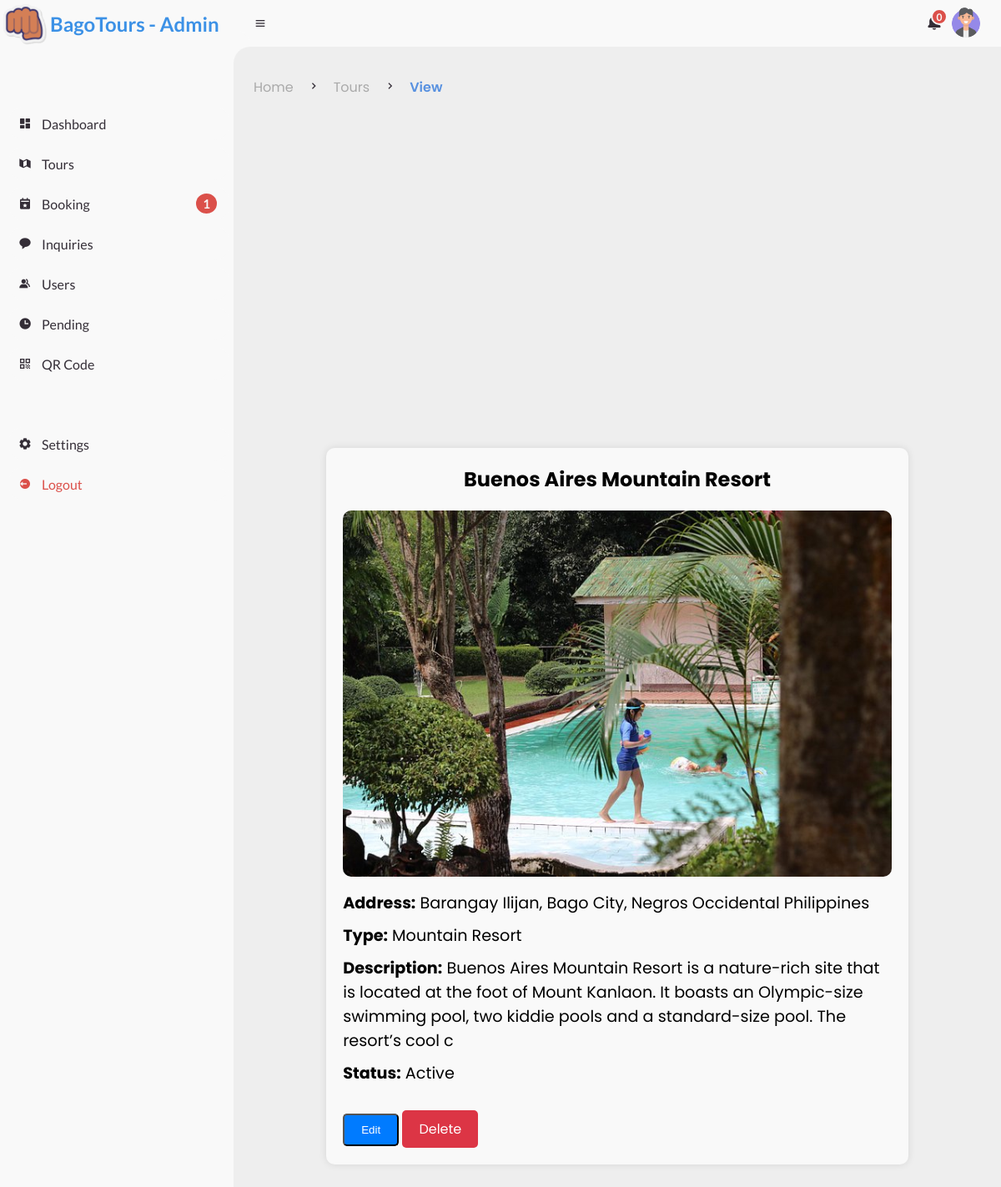
The page /admin/view_tour?id=1 (signed in) on the database its author committed.
### tables this page shows
CREATE TABLE `tours` (
  `id` int(50) NOT NULL,
  `user_id` int(50) NOT NULL,
  `img` varchar(255) NOT NULL,
  `title` varchar(200) NOT NULL,
  `address` varchar(200) NOT NULL,
  `latitude` varchar(50) NOT NULL,
  `longitude` varchar(50) NOT NULL,
  `type` varchar(50) NOT NULL,
  `description` varchar(1000) NOT NULL,
  `status` varchar(50) NOT NULL COMMENT ' 0 = Pending, 1 = Active, 2 = Cancelled, 3 = Inactive.',
  `bookable` tinyint(1) NOT NULL,
  `date_created` datetime NOT NULL DEFAULT current_timestamp(),
  `expiry` date DEFAULT NULL
);

### func/user_func.php (called while the page is built, shortened)
<?php
function getTourById($conn, $id)
{
    $stmt = $conn->prepare("SELECT * FROM tours WHERE id = :id");
    $stmt->bindParam(":id", $id, PDO::PARAM_INT);
    $stmt->execute();
    return $stmt->fetch(PDO::FETCH_ASSOC);
}

### admin/view_tour.php (the view, shortened to what this page needs)
<?php
include '../include/db_conn.php';
include '../func/user_func.php';
if (isset($_GET['id'])) {
    $id = $_GET['id'];
    $tour = getTourById($conn, $id);
} else {
    header("Location: tours.php");
    exit();
}
?>
<!DOCTYPE html>
<html lang="en">
<head>
    <link href='https://unpkg.com/boxicons@2.0.9/css/boxicons.min.css' rel='stylesheet'>
    <link rel="stylesheet" href="assets/css/admin.css">
    <link href="https://api.mapbox.com/mapbox-gl-js/v3.3.0/mapbox-gl.css" rel="stylesheet" />
</head>
<body>
    <?php include 'includes/sidebar.php'; ?>
    <section id="content">
        <?php include 'includes/navbar.php'; ?>
        <main id="main">
            <div class="head-title">
                <div class="left">
                    <?php include 'includes/breadcrumb.php'; ?>
                </div>
            </div>
            <div id="map" style="height: 400px; width: 80%; margin-top: 20px;"></div>
            <div class="tour-container">
                <?php if (!empty($tour)) { ?>
                    <h1><?php echo htmlspecialchars($tour['title'], ENT_QUOTES, 'UTF-8'); ?></h1>
                    <img src="../upload/Tour Images/<?php echo htmlspecialchars($tour['img'], ENT_QUOTES, 'UTF-8'); ?>" alt="Tour Image">
                    <p><strong>Address:</strong> <?php echo htmlspecialchars($tour['address'], ENT_QUOTES, 'UTF-8'); ?></p>
                    <p><strong>Type:</strong> <?php echo htmlspecialchars($tour['type'], ENT_QUOTES, 'UTF-8'); ?></p>
                    <p><strong>Description:</strong> <?php echo nl2br(htmlspecialchars($tour['description'], ENT_QUOTES, 'UTF-8')); ?></p>
                    <p><strong>Status:</strong> <?php echo $tour['status'] == 1 ? 'Active' : 'Inactive'; ?></p>
                    <button class="btn-edit" type="button" onclick="loadDoc()">Edit</button>
                    <a href="#" class="btn-delete" data-tour-id="<?php echo $tour['id']; ?>">Delete</a>
                <?php } else { ?>
                    <p>Tour not found.</p>
                <?php } ?>
            </div>
        </main>
    </section>
</body>
</html>

### admin/assets/css/admin.css (style rules this page uses)
* { margin: 0; padding: 0; box-sizing: border-box; }
a { text-decoration: none; }
:root { --poppins: 'Poppins', sans-serif; --lato: 'Lato', sans-serif; --light: #F9F9F9; --blue: #3C91E6; --light-blue: #CFE8FF; --grey: #eee; --dark-grey: #AAAAAA; --dark: #342E37; --red: #DB504A; --yellow: #FFCE26; --light-yellow: #FFF2C6; --orange: #FD7238; --light-orange: #FFE0D3; }
html { overflow-x: hidden; }
body { background: var(--grey); overflow-x: hidden; }
#content { position: relative; width: calc(100% - 280px); left: 280px; transition: .3s ease; }
#content main { width: 100%; padding: 36px 24px; font-family: var(--poppins); max-height: calc(100vh - 56px); overflow-y: scroll; }
#content main .head-title { display: flex; align-items: center; justify-content: space-between; grid-gap: 16px; flex-wrap: wrap; }
#map { width: 100%; height: 500px; border-radius: 15px; }

### admin/view_tour.php (style rules this page uses)
.tour-container { margin-top: 20px; width: 80%; margin: 0 auto; padding: 20px; background-color: #f9f9f9; border-radius: 10px; box-shadow: 0 0 10px rgba(0, 0, 0, 0.1); }
.tour-container h1 { text-align: center; margin-bottom: 20px; }
.tour-container img { width: 100%; border-radius: 10px; }
.tour-container p { font-size: 1.2em; margin: 10px 0; }
.tour-container .btn-edit, .tour-container .btn-delete { display: inline-block; padding: 10px 20px; margin-top: 20px; text-align: center; border-radius: 5px; color: white; text-decoration: none; }
.tour-container .btn-edit { background-color: #007bff; }
.tour-container .btn-delete { background-color: #dc3545; }

### rows shown on the page
tours: title "Buenos Aires Mountain Resort", img (picture), address "Barangay Ilijan, Bago City, Negros Occidental Philippines", type "Mountain Resort", description "Buenos Aires Mountain Resort is a nature-rich site that is located at the foot of Mount Kanlaon. It boasts an Olympic-size swimming pool, two kiddie pools and a standard-size pool. The resort’s cool c"

### other values the page prints
totalBooking($conn, $user_id) "1"
$breadcrumb['title'] "Home"
$breadcrumb['title'] "Tours"
$breadcrumb['title'] "View"
